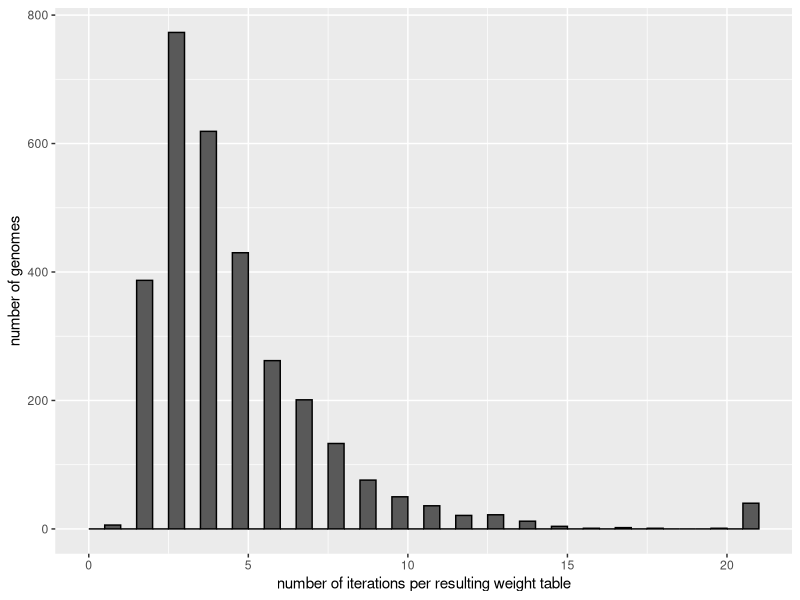
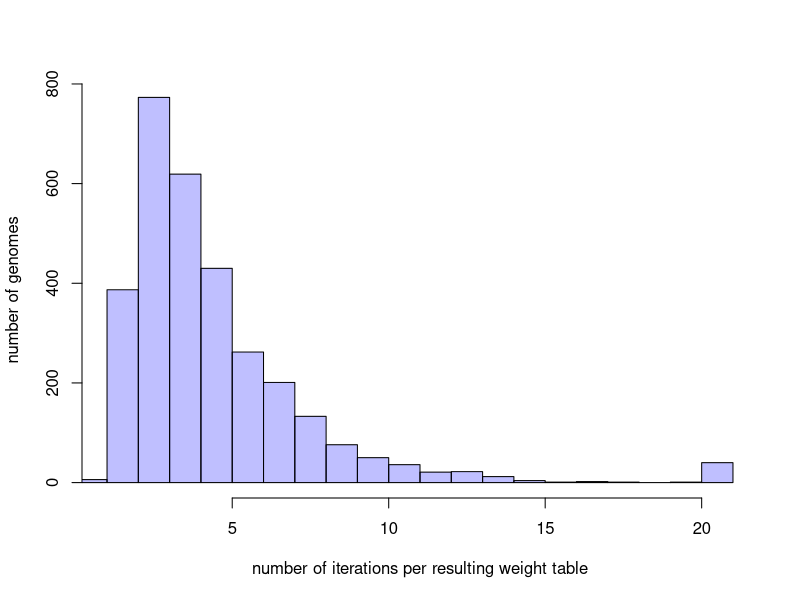

Generate these figures, in order, with R:
#!usr/bin/env Rscript


#############################################################################
####  Author: Melanie van den Bosch
####  Title: Plotting iteration results of iterative weight tables 
####  Purpose of script: We want to plot the number of iterations for each genome
####  when the weight tables were computed. 
####  depending on the results/pattern seen we will draw conclusions on which genomes
####  are biased or are under translational selection
#################################################################################


setwd("~/Documents/Master_Thesis_SSB/git_scripts")


install.packages(c("ggplot2","RColorBrewer","scales"))
library(ggplot2); library(scales); library(grid); library(RColorBrewer)


# open iterationcount file
itcountdf <- read.csv(file = "itcount_final.csv", header = TRUE, sep=",")
itcountdf <- itcountdf[,1:2]
# remove the genomes that have value 0, and were not recorded
itcountdf[itcountdf == 0] <- NA
itcountdf <- na.omit(itcountdf)


# setting the properties for drawing the graph
xlim <- range(itcountdf[,2], na.rm = TRUE)
nbins = 21


ggplot(data = itcountdf, aes(itcountdf[,2])) +
      geom_histogram(breaks = seq(0, 21, by=0.5),
                     col = "black") +
      labs(x = "number of iterations per resulting weight table", 
           y = "number of genomes")

hist <- hist(itcountdf[,2], breaks=seq(0, 21, 1), xlim = xlim, 
     main = NA, 
     xlab = "number of iterations per resulting weight table", ylab = "number of genomes",
     col = rgb(0,0,1,1/4))

#selecting the genomeIDs that are below the cut-off value of 5
biased.i <- which(itcountdf[,2] <= 4 & itcountdf[,2] != 0)
biased.genomes <- as.vector(itcountdf[biased.i,1])

unbiased.i <- which(itcountdf[,2] >= 5)
unbiased.genomes <- as.vector(itcountdf[unbiased.i,1])

# numbers of genomes contained in the datasets
length(which(itcountdf[,2]==0))
length(biased.genomes)
length(unbiased.genomes)

length(which(itcountdf[,2]==0)) + length(biased.genomes) + length(unbiased.genomes) 
#should be 6041

# combine both lists
#un.biased.genomes <- cbind(biased.genomes, unbiased.genomes)

# write to file
write.table(biased.genomes, file = "it1_4genomes.csv", append=F, 
            sep = ",", row.names = FALSE, quote = FALSE, col.names = FALSE)
write.table(unbiased.genomes, file = "it5_21genomes.csv", append=F, 
            sep = ",", row.names = FALSE, quote = FALSE, col.names = FALSE)
